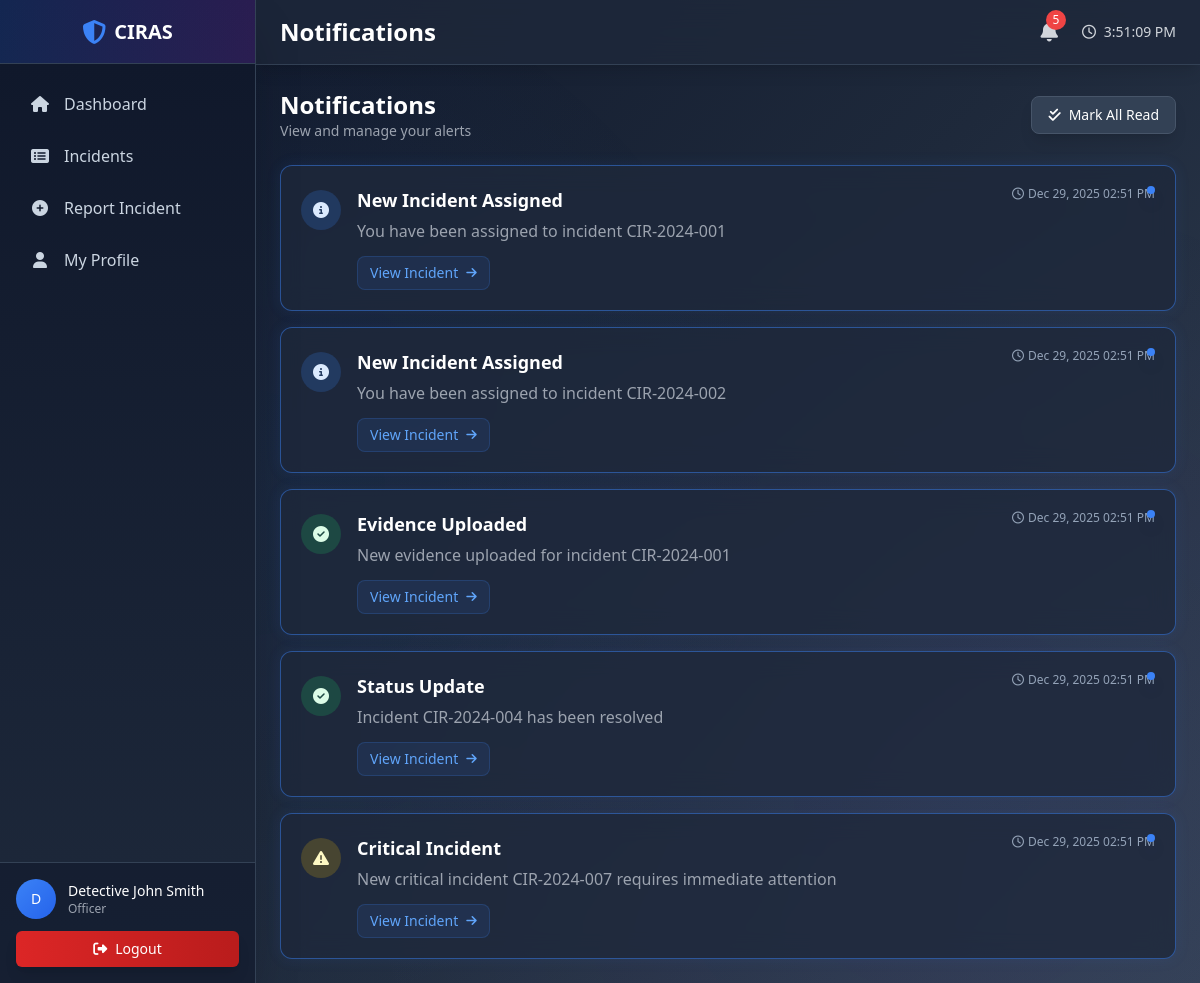
/notifications.php (signed in), run on the app's committed database.
### tables this page shows
CREATE TABLE IF NOT EXISTS `users` (
  `user_id` int(11) NOT NULL AUTO_INCREMENT,
  `username` varchar(100) NOT NULL,
  `email` varchar(255) NOT NULL,
  `password_hash` varchar(255) NOT NULL,
  `full_name` varchar(255) NOT NULL,
  `badge_number` varchar(50) DEFAULT NULL,
  `phone` varchar(20) DEFAULT NULL,
  `role_id` int(11) NOT NULL,
  `department` varchar(100) DEFAULT NULL,
  `is_active` tinyint(1) NOT NULL DEFAULT 1,
  `last_login` datetime DEFAULT NULL,
  `created_at` timestamp NOT NULL DEFAULT CURRENT_TIMESTAMP,
  `updated_at` timestamp NOT NULL DEFAULT CURRENT_TIMESTAMP ON UPDATE CURRENT_TIMESTAMP,
  PRIMARY KEY (`user_id`),
  UNIQUE KEY `username` (`username`),
  UNIQUE KEY `email` (`email`),
  KEY `role_id` (`role_id`),
  CONSTRAINT `users_ibfk_1` FOREIGN KEY (`role_id`) REFERENCES `user_roles` (`role_id`)
);

CREATE TABLE IF NOT EXISTS `user_roles` (
  `role_id` int(11) NOT NULL AUTO_INCREMENT,
  `role_name` varchar(50) NOT NULL,
  `role_description` text,
  `created_at` timestamp NOT NULL DEFAULT CURRENT_TIMESTAMP,
  PRIMARY KEY (`role_id`),
  UNIQUE KEY `role_name` (`role_name`)
);

CREATE TABLE IF NOT EXISTS `notifications` (
  `notification_id` int(11) NOT NULL AUTO_INCREMENT,
  `user_id` int(11) NOT NULL,
  `title` varchar(255) NOT NULL,
  `message` text NOT NULL,
  `type` enum('info','success','warning','error') NOT NULL DEFAULT 'info',
  `is_read` tinyint(1) NOT NULL DEFAULT 0,
  `related_incident_id` int(11) DEFAULT NULL,
  `created_at` timestamp NOT NULL DEFAULT CURRENT_TIMESTAMP,
  PRIMARY KEY (`notification_id`),
  KEY `user_id` (`user_id`),
  KEY `is_read` (`is_read`),
  KEY `related_incident_id` (`related_incident_id`),
  CONSTRAINT `notifications_ibfk_1` FOREIGN KEY (`user_id`) REFERENCES `users` (`user_id`) ON DELETE CASCADE,
  CONSTRAINT `notifications_ibfk_2` FOREIGN KEY (`related_incident_id`) REFERENCES `incidents` (`incident_id`) ON DELETE CASCADE
);

### includes/auth.php (called while the page is built, shortened)
<?php
require_once __DIR__ . '/db.php';
require_once __DIR__ . '/functions.php';
$userId = $_SESSION['user_id'];
$stmt = $pdo->prepare("
    SELECT u.*, ur.role_name
    FROM users u
    INNER JOIN user_roles ur ON u.role_id = ur.role_id
    WHERE u.user_id = ? AND u.is_active = 1
");
$stmt->execute([$userId]);
$currentUser = $stmt->fetch();

### includes/functions.php (called while the page is built, shortened)
<?php
function formatDate($date, $format = 'M d, Y h:i A') {
    return date($format, strtotime($date));
}
function getUnreadNotificationCount($pdo, $userId) {
    $stmt = $pdo->prepare("SELECT COUNT(*) as count FROM notifications WHERE user_id = ? AND is_read = 0");
    $stmt->execute([$userId]);
    $result = $stmt->fetch();
    return $result['count'] ?? 0;
}
function hasPermission($pdo, $userId, $permissionName) {
    $stmt = $pdo->prepare("
        SELECT ur.role_name
        FROM users u
        INNER JOIN user_roles ur ON u.role_id = ur.role_id
        WHERE u.user_id = ?
    ");
    $stmt->execute([$userId]);
    $roleName = $stmt->fetchColumn();
    $matrix = [
        'Admin' => [
            'create_incident', 'edit_any_incident', 'delete_incident',
            'view_all_incidents', 'view_incidents',
            'upload_evidence', 'assign_cases',
            'generate_reports', 'manage_users'
        ],
        'Officer' => [
            'create_incident', 'edit_assigned_incident',
            'view_assigned_incidents', 'view_incidents',
            'upload_evidence'
        ],
        'Analyst' => [
            'view_all_incidents', 'view_incidents',
            'generate_reports'
        ],
        'Viewer' => [
            'create_incident', 'view_my_incidents', 'view_incidents'
        ]
    ];
    $permissions = $matrix[$roleName] ?? [];
    return in_array($permissionName, $permissions);
}

### notifications.php (the view, shortened to what this page needs)
<?php
$pageTitle = 'Notifications';
require_once __DIR__ . '/includes/header.php';
require_once __DIR__ . '/includes/sidebar.php';
$page = isset($_GET['page']) ? (int)$_GET['page'] : 1;
$limit = 10;
$offset = ($page - 1) * $limit;
$stmt = $pdo->prepare("SELECT COUNT(*) FROM notifications WHERE user_id = ?");
$stmt->execute([$currentUser['user_id']]);
$totalNotifications = $stmt->fetchColumn();
$stmt = $pdo->prepare("
    SELECT n.*, i.incident_number, i.title as incident_title
    FROM notifications n
    LEFT JOIN incidents i ON n.related_incident_id = i.incident_id
    WHERE n.user_id = ?
    ORDER BY n.created_at DESC
    LIMIT ? OFFSET ?
");
$stmt->bindValue(1, $currentUser['user_id'], PDO::PARAM_INT);
$stmt->bindValue(2, $limit, PDO::PARAM_INT);
$stmt->bindValue(3, $offset, PDO::PARAM_INT);
$stmt->execute();
$notifications = $stmt->fetchAll();
?>
<div class="mb-6 flex justify-between items-center">
    <div>
        <h2 class="text-2xl font-bold text-white">Notifications</h2>
        <p class="text-gray-400 text-sm">View and manage your alerts</p>
    </div>
    <?php if ($totalNotifications > 0): ?>
    <form method="POST" action="">
        <button type="submit" name="mark_all_read" class="px-4 py-2 bg-slate-700 hover:bg-slate-600 text-white rounded-lg text-sm transition-colors shadow-lg border border-slate-600">
            <i class="fas fa-check-double mr-2"></i>Mark All Read
        </button>
    </form>
    <?php endif; ?>
</div>
<div class="space-y-4">
    <?php if (empty($notifications)): ?>
    <div class="bg-slate-800/80 backdrop-blur-md rounded-2xl p-12 text-center border border-slate-700 shadow-xl">
        <div class="inline-flex items-center justify-center w-20 h-20 rounded-full bg-slate-700/50 mb-6 group hover:bg-slate-700 transition-colors">
            <i class="fas fa-bell-slash text-4xl text-gray-500 group-hover:text-gray-300 transition-colors"></i>
        </div>
        <h3 class="text-xl font-bold text-white mb-2">No Notifications</h3>
        <p class="text-gray-400 max-w-sm mx-auto">You're all caught up! Updates about your incidents and account will appear here.</p>
    </div>
    <?php else: ?>
        <?php foreach ($notifications as $notif): ?>
        <div class="bg-slate-800/80 backdrop-blur-md rounded-xl p-5 border <?php echo $notif['is_read'] ? 'border-slate-700' : 'border-blue-500/50 shadow-[0_0_15px_rgba(59,130,246,0.1)]'; ?> transition-all hover:bg-slate-750 relative group">
            <div class="flex items-start gap-4">
                <div class="flex-shrink-0 mt-1">
                    <?php
                        $iconClass = '';
                        $bgClass = '';
                        switch($notif['type']) {
                            case 'warning': $iconClass = 'fa-exclamation-triangle text-yellow-100'; $bgClass = 'bg-yellow-500/20'; break;
                            case 'success': $iconClass = 'fa-check-circle text-green-100'; $bgClass = 'bg-green-500/20'; break;
                            default: $iconClass = 'fa-info-circle text-blue-100'; $bgClass = 'bg-blue-500/20';
                        }
                    ?>
                    <div class="w-10 h-10 rounded-full <?php echo $bgClass; ?> flex items-center justify-center">
                        <i class="fas <?php echo $iconClass; ?>"></i>
                    </div>
                </div>
                <div class="flex-1 min-w-0">
                    <div class="flex justify-between items-start">
                        <h4 class="text-lg font-semibold <?php echo $notif['is_read'] ? 'text-gray-300' : 'text-white'; ?>">
                            <?php echo htmlspecialchars($notif['title']); ?>
                        </h4>
                        <span class="text-xs text-gray-500 whitespace-nowrap ml-2">
                            <i class="far fa-clock mr-1"></i><?php echo formatDate($notif['created_at']); ?>
                        </span>
                    </div>
                    <p class="text-gray-400 mt-1 leading-relaxed">
                        <?php echo htmlspecialchars($notif['message']); ?>
                    </p>
                    <?php if ($notif['related_incident_id']): ?>
                    <div class="mt-3">
                        <a href="view-incident.php?id=<?php echo $notif['related_incident_id']; ?>"
                           onclick="markNotificationRead(<?php echo $notif['notification_id']; ?>, null)"
                           class="inline-flex items-center text-sm text-blue-400 hover:text-blue-300 font-medium bg-blue-500/10 px-3 py-1.5 rounded-lg border border-blue-500/20 hover:bg-blue-500/20 transition-all">
                            View Incident <i class="fas fa-arrow-right ml-2 text-xs"></i>
                        </a>
                    </div>
                    <?php endif; ?>
                </div>
                <?php if (!$notif['is_read']): ?>
                <div class="absolute top-5 right-5 w-2 h-2 bg-blue-500 rounded-full animate-pulse shadow-lg shadow-blue-500/50"></div>
                <?php endif; ?>
            </div>
        </div>
        <?php endforeach; ?>
    <?php endif; ?>
</div>
<?php require_once __DIR__ . '/includes/footer.php'; ?>

### includes/sidebar.php (shortened to what this page needs)
<?php
require_once __DIR__ . '/auth.php';
$unreadCount = getUnreadNotificationCount($pdo, $currentUser['user_id']);
$currentPage = basename($_SERVER['PHP_SELF']);
?>
<aside class="fixed left-0 top-0 z-40 h-screen w-64 bg-gradient-to-b from-slate-900 to-slate-800 text-white transition-transform border-r border-slate-700 shadow-2xl" id="sidebar">
    <div class="flex h-full flex-col">
        <div class="flex h-16 items-center justify-center border-b border-slate-700 bg-gradient-to-r from-blue-600/20 to-purple-600/20">
            <div class="flex items-center space-x-2">
                <i class="fas fa-shield-alt text-2xl text-blue-500"></i>
                <span class="text-xl font-bold">CIRAS</span>
            </div>
        </div>
        <nav class="flex-1 space-y-1 px-3 py-4 overflow-y-auto">
            <a href="dashboard.php" class="nav-item <?php echo $currentPage == 'dashboard.php' ? 'bg-gradient-to-r from-blue-600 to-indigo-600 shadow-lg shadow-blue-500/50' : 'hover:bg-slate-800/50'; ?>">
                <i class="fas fa-home"></i>
                <span>Dashboard</span>
            </a>
            <?php if ($currentUser['role_name'] !== 'Viewer'): ?>
            <a href="incidents.php" class="nav-item <?php echo $currentPage == 'incidents.php' ? 'bg-gradient-to-r from-blue-600 to-indigo-600 shadow-lg shadow-blue-500/50' : 'hover:bg-slate-800/50'; ?>">
                <i class="fas fa-list-alt"></i>
                <span>Incidents</span>
            </a>
            <?php endif; ?>
            <?php if (hasPermission($pdo, $currentUser['user_id'], 'create_incident')): ?>
            <a href="add-incident.php" class="nav-item <?php echo $currentPage == 'add-incident.php' ? 'bg-gradient-to-r from-blue-600 to-indigo-600 shadow-lg shadow-blue-500/50' : 'hover:bg-slate-800/50'; ?>">
                <i class="fas fa-plus-circle"></i>
                <span>Report Incident</span>
            </a>
            <?php endif; ?>
            <a href="profile.php" class="nav-item <?php echo $currentPage == 'profile.php' ? 'bg-gradient-to-r from-blue-600 to-indigo-600 shadow-lg shadow-blue-500/50' : 'hover:bg-slate-800/50'; ?>">
                <i class="fas fa-user"></i>
                <span>My Profile</span>
            </a>
        </nav>
        <div class="border-t border-slate-700 p-4 bg-slate-900/50">
            <div class="flex items-center space-x-3">
                <div class="flex-shrink-0">
                    <div class="h-10 w-10 rounded-full bg-blue-600 flex items-center justify-center">
                        <span class="text-sm font-medium"><?php echo strtoupper(substr($currentUser['full_name'], 0, 1)); ?></span>
                    </div>
                </div>
                <div class="flex-1 min-w-0">
                    <p class="text-sm font-medium truncate"><?php echo htmlspecialchars($currentUser['full_name']); ?></p>
                    <p class="text-xs text-gray-400 truncate"><?php echo htmlspecialchars($currentUser['role_name']); ?></p>
                </div>
            </div>
            <a href="logout.php" class="mt-3 block w-full rounded-md bg-gradient-to-r from-red-600 to-red-700 px-3 py-2 text-center text-sm font-medium text-white hover:from-red-700 hover:to-red-800 shadow-lg transition-all">
                <i class="fas fa-sign-out-alt mr-2"></i>Logout
            </a>
        </div>
    </div>
</aside>
<div class="lg:ml-64">
    <header class="sticky top-0 z-30 bg-slate-800/80 backdrop-blur-lg border-b border-slate-700 shadow-lg">
        <div class="flex h-16 items-center justify-between px-4 lg:px-6">
            <div class="flex items-center space-x-4">
                <h1 class="text-2xl font-bold text-white"><?php echo isset($pageTitle) ? $pageTitle : 'Dashboard'; ?></h1>
            </div>
            <div class="flex items-center space-x-4">
                <div class="relative">
                    <button id="notifications-btn" class="relative rounded-full p-2 text-gray-300 hover:bg-slate-700 cursor-pointer transition-all hover:text-white">
                        <i class="fas fa-bell text-xl"></i>
                        <?php if ($unreadCount > 0): ?>
                        <span class="absolute top-0 right-0 h-5 w-5 rounded-full bg-red-500 text-xs text-white flex items-center justify-center"><?php echo $unreadCount; ?></span>
                        <?php endif; ?>
                    </button>
                            <?php
                            $stmt = $pdo->prepare("
                                SELECT n.*, i.incident_number, i.title as incident_title
                                FROM notifications n
                                LEFT JOIN incidents i ON n.related_incident_id = i.incident_id
                                WHERE n.user_id = ?
                                ORDER BY n.created_at DESC
                                LIMIT 10
                            ");
                            $stmt->execute([$currentUser['user_id']]);
                            $notifications = $stmt->fetchAll();
                            ?>
                </div>
                <div class="text-sm text-gray-300">
                    <i class="far fa-clock mr-1"></i>
                    <span id="current-time"></span>
                </div>
            </div>
        </div>
    </header>
    <main class="p-4 lg:p-6 pb-20">

### assets/css/style.css (style rules this page uses)
:root { --bg-primary: #0f172a; --bg-secondary: #1e293b; --bg-tertiary: #334155; --text-primary: #f1f5f9; --text-secondary: #cbd5e1; --accent-blue: #3b82f6; --accent-purple: #8b5cf6; }
.nav-item { display: flex; align-items: center; padding: 0.75rem 1rem; border-radius: 0.5rem; transition: all 0.3s cubic-bezier(0.4, 0, 0.2, 1); color: #cbd5e1; text-decoration: none; position: relative; }
.nav-item i { width: 1.5rem; margin-right: 0.75rem; text-align: center; }
.nav-item::before { content: ''; position: absolute; left: 0; top: 50%; transform: translateY(-50%); width: 3px; height: 0; background: linear-gradient(135deg, #3b82f6 0%, #8b5cf6 100%); border-radius: 0 3px 3px 0; transition: height 0.3s ease; }
a { color: #60a5fa; transition: color 0.2s; }

### includes/header.php (style rules this page uses)
body { background: linear-gradient(135deg, #0f172a 0%, #1e293b 50%, #334155 100%); color: #f1f5f9; min-height: 100vh; }
body::before { content: ''; position: fixed; top: 0; left: 0; right: 0; bottom: 0; background: radial-gradient(circle at 20% 50%, rgba(59, 130, 246, 0.05) 0%, transparent 50%), radial-gradient(circle at 80% 80%, rgba(139, 92, 246, 0.05) 0%, transparent 50%); z-index: 0; pointer-events: none; }
main { position: relative; z-index: 1; }
.text-gray-500 { color: #94a3b8 !important; }
.bg-blue-600 { background: linear-gradient(135deg, #3b82f6 0%, #2563eb 100%) !important; }

### data on the page
users: full_name "D", full_name "Detective John Smith", role.role_name "Officer"
notifications: title "New Incident Assigned", created_at "Dec 29, 2025 02:51 PM", message "You have been assigned to incident CIR-2024-001", is_read 0 (drawn)
notifications: title "New Incident Assigned", created_at "Dec 29, 2025 02:51 PM", message "You have been assigned to incident CIR-2024-002", is_read 0 (drawn)
notifications: title "Evidence Uploaded", created_at "Dec 29, 2025 02:51 PM", message "New evidence uploaded for incident CIR-2024-001", is_read 0 (drawn)
notifications: title "Status Update", created_at "Dec 29, 2025 02:51 PM", message "Incident CIR-2024-004 has been resolved", is_read 0 (drawn)
notifications: title "Critical Incident", created_at "Dec 29, 2025 02:51 PM", message "New critical incident CIR-2024-007 requires immediate attention", is_read 0 (drawn)

### other printed values
$pageTitle "Notifications"
$unreadCount "5"
